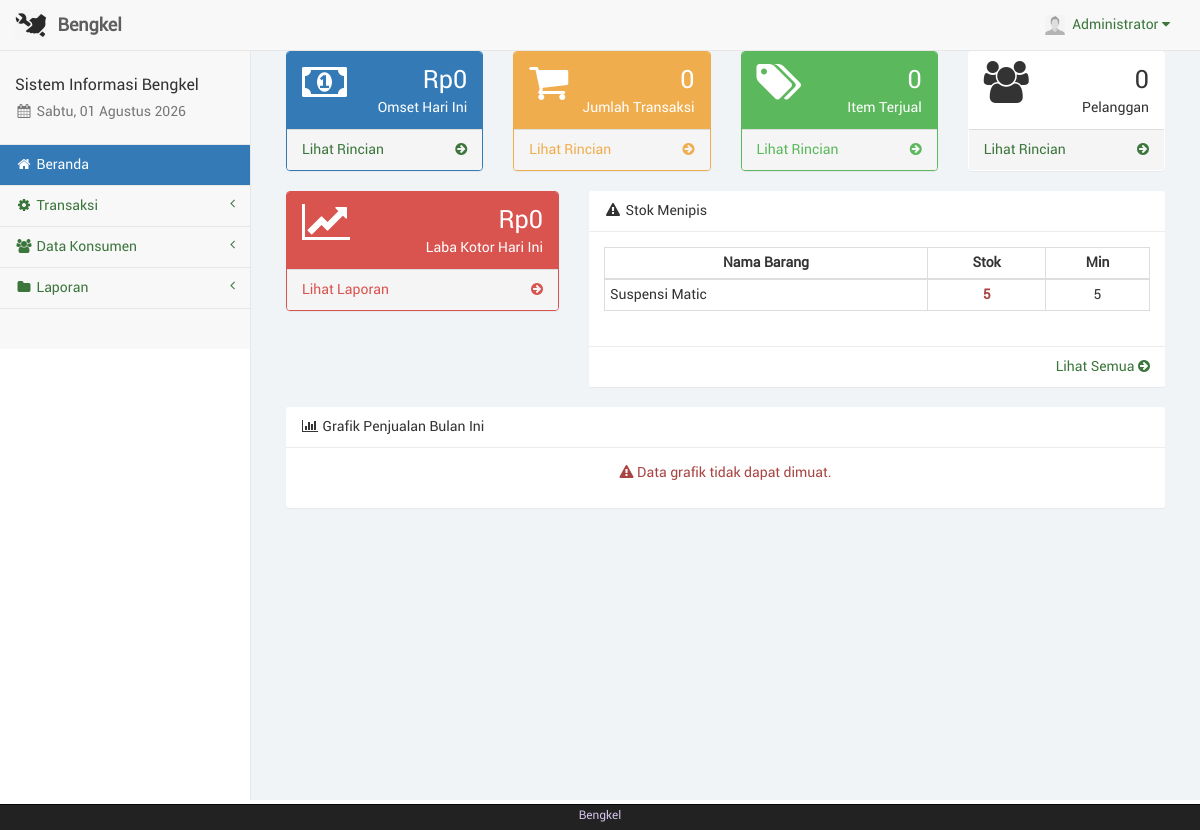
Screenshot of /index.php?login=success (signed in) with the database file from the repository.
### tables this page shows
CREATE TABLE IF NOT EXISTS `barangjasa` (
  `id_brg` int(11) NOT NULL,
  `nama` varchar(100) NOT NULL,
  `jenis` varchar(20) NOT NULL,
  `stok` varchar(10) NOT NULL,
  `harga` varchar(20) NOT NULL,
  `keterangan` text NOT NULL,
  `id_adm` int(11) NOT NULL
);

### sess_check.php (called while the page is built, shortened)
<?php
	$chk_sess = isset($_SESSION['admin']) ? (int)$_SESSION['admin'] : 0;
	include("dist/config/koneksi.php");
	$sql_sess = "SELECT * FROM admin WHERE id_adm='$chk_sess'";
	$ress_sess = mysqli_query($conn, $sql_sess);
	$row_sess = mysqli_fetch_array($ress_sess);
	$sess_admname = $row_sess['nama_adm'];
	$sess_admfoto = $row_sess['foto_adm'];
?>

### dist/function/format_rupiah.php (called while the page is built, shortened)
<?php
	function format_rupiah($rp) {
		$jumlah = number_format($rp, 0, ",", ".");
		$rupiah = "Rp". $jumlah;
		return $rupiah;
	}
?>

### index.php (the view, shortened to what this page needs)
<?php
	include("sess_check.php");
	include("dist/function/format_rupiah.php");
	$sql_stats = "SELECT COUNT(id_trx) AS jml_trx, COALESCE(SUM(total),0) AS omset
	              FROM trx WHERE tgl_trx = CURDATE() AND status_bayar != 'Batal'";
	$res_stats  = mysqli_query($conn, $sql_stats);
	$jml_trx    = 0;
	$omset      = 0;
	if ($res_stats) {
		$row_stats = mysqli_fetch_assoc($res_stats);
		$jml_trx   = (int)$row_stats['jml_trx'];
		$omset     = (float)$row_stats['omset'];
	}
	$sql_items    = "SELECT COALESCE(SUM(td.jml),0) AS item_terjual
	                 FROM trx_detail td JOIN trx t ON td.id_trx = t.id_trx
	                 WHERE t.tgl_trx = CURDATE() AND t.status_bayar != 'Batal'";
	$res_items    = mysqli_query($conn, $sql_items);
	$item_terjual = 0;
	if ($res_items) {
		$row_items    = mysqli_fetch_assoc($res_items);
		$item_terjual = (int)$row_items['item_terjual'];
	}
	$sql_pelanggan   = "SELECT COUNT(DISTINCT id_kon) AS pelanggan_unik
	                    FROM trx WHERE tgl_trx = CURDATE()
	                    AND id_kon != 0 AND status_bayar != 'Batal'";
	$res_pelanggan   = mysqli_query($conn, $sql_pelanggan);
	$pelanggan_unik  = 0;
	if ($res_pelanggan) {
		$row_pelanggan  = mysqli_fetch_assoc($res_pelanggan);
		$pelanggan_unik = (int)$row_pelanggan['pelanggan_unik'];
	}
	$sql_laba = "SELECT COALESCE(SUM(td.subtotal),0) - COALESCE(SUM(td.harga_modal_snap * td.jml),0) AS laba_kotor
	             FROM trx_detail td JOIN trx t ON td.id_trx = t.id_trx
	             WHERE t.tgl_trx = CURDATE() AND t.status_bayar != 'Batal'";
	@$res_laba = mysqli_query($conn, $sql_laba);
	$laba_kotor = 0;
	if ($res_laba) {
		$row_laba   = mysqli_fetch_assoc($res_laba);
		$laba_kotor = (float)$row_laba['laba_kotor'];
	}
	$sql_stok   = "SELECT nama, stok, stok_min FROM barangjasa
	               WHERE jenis='barang' AND CAST(stok AS UNSIGNED) <= stok_min
	               ORDER BY CAST(stok AS UNSIGNED) ASC LIMIT 5";
	@$res_stok  = mysqli_query($conn, $sql_stok);
	$show_stok  = ($res_stok !== false);
	$pagedesc = "Beranda";
	include("layout_top.php");
?>
<div id="page-wrapper">
	<div class="container-fluid">
		<div class="row">
			<div class="col-lg-3 col-md-6">
				<div class="panel panel-primary">
					<div class="panel-heading">
						<div class="row">
							<div class="col-xs-3">
								<i class="fa fa-money fa-3x"></i>
							</div>
							<div class="col-xs-9 text-right">
								<div class="huge"><?php echo format_rupiah($omset); ?></div>
								<div>Omset Hari Ini</div>
							</div>
						</div>
					</div>
					<a href="trx.php">
						<div class="panel-footer">
							<span class="pull-left">Lihat Rincian</span>
							<span class="pull-right"><i class="fa fa-arrow-circle-right"></i></span>
							<div class="clearfix"></div>
						</div>
					</a>
				</div>
			</div>
			<div class="col-lg-3 col-md-6">
				<div class="panel panel-yellow">
					<div class="panel-heading">
						<div class="row">
							<div class="col-xs-3">
								<i class="fa fa-shopping-cart fa-3x"></i>
							</div>
							<div class="col-xs-9 text-right">
								<div class="huge"><?php echo $jml_trx; ?></div>
								<div>Jumlah Transaksi</div>
							</div>
						</div>
					</div>
					<a href="trx.php">
						<div class="panel-footer">
							<span class="pull-left">Lihat Rincian</span>
							<span class="pull-right"><i class="fa fa-arrow-circle-right"></i></span>
							<div class="clearfix"></div>
						</div>
					</a>
				</div>
			</div>
			<div class="col-lg-3 col-md-6">
				<div class="panel panel-green">
					<div class="panel-heading">
						<div class="row">
							<div class="col-xs-3">
								<i class="fa fa-tags fa-3x"></i>
							</div>
							<div class="col-xs-9 text-right">
								<div class="huge"><?php echo $item_terjual; ?></div>
								<div>Item Terjual</div>
							</div>
						</div>
					</div>
					<a href="trx.php">
						<div class="panel-footer">
							<span class="pull-left">Lihat Rincian</span>
							<span class="pull-right"><i class="fa fa-arrow-circle-right"></i></span>
							<div class="clearfix"></div>
						</div>
					</a>
				</div>
			</div>
			<div class="col-lg-3 col-md-6">
				<div class="panel panel-teal">
					<div class="panel-heading">
						<div class="row">
							<div class="col-xs-3">
								<i class="fa fa-users fa-3x"></i>
							</div>
							<div class="col-xs-9 text-right">
								<div class="huge"><?php echo $pelanggan_unik; ?></div>
								<div>Pelanggan</div>
							</div>
						</div>
					</div>
					<a href="konsumen.php">
						<div class="panel-footer">
							<span class="pull-left">Lihat Rincian</span>
							<span class="pull-right"><i class="fa fa-arrow-circle-right"></i></span>
							<div class="clearfix"></div>
						</div>
					</a>
				</div>
			</div>
		</div>
		<div class="row">
			<div class="col-lg-4 col-md-6">
				<div class="panel <?php echo ($laba_kotor > 0) ? 'panel-green' : 'panel-red'; ?>">
					<div class="panel-heading">
						<div class="row">
							<div class="col-xs-3">
								<i class="fa fa-line-chart fa-3x"></i>
							</div>
							<div class="col-xs-9 text-right">
								<div class="huge"><?php echo format_rupiah($laba_kotor); ?></div>
								<div>Laba Kotor Hari Ini</div>
							</div>
						</div>
					</div>
					<a href="laporan.php">
						<div class="panel-footer">
							<span class="pull-left">Lihat Laporan</span>
							<span class="pull-right"><i class="fa fa-arrow-circle-right"></i></span>
							<div class="clearfix"></div>
						</div>
					</a>
				</div>
			</div>
			<?php if ($show_stok): ?>
			<div class="col-lg-8 col-md-12">
				<div class="panel panel-default">
					<div class="panel-heading">
						<i class="fa fa-exclamation-triangle fa-fw"></i> Stok Menipis
					</div>
					<div class="panel-body">
						<?php
						$stok_rows = [];
						while ($row = mysqli_fetch_assoc($res_stok)) {
							$stok_rows[] = $row;
						}
						if (count($stok_rows) === 0):
						?>
						<p class="text-muted text-center">Tidak ada barang dengan stok menipis.</p>
						<?php else: ?>
						<div class="table-responsive">
							<table class="table table-bordered table-hover table-condensed">
								<thead>
									<tr>
										<th>Nama Barang</th>
										<th class="text-center">Stok</th>
										<th class="text-center">Min</th>
									</tr>
								</thead>
								<tbody>
									<?php foreach ($stok_rows as $stok_row): ?>
									<tr>
										<td><?php echo htmlspecialchars($stok_row['nama']); ?></td>
										<td class="text-center text-danger"><strong><?php echo htmlspecialchars($stok_row['stok']); ?></strong></td>
										<td class="text-center"><?php echo htmlspecialchars($stok_row['stok_min']); ?></td>
									</tr>
									<?php endforeach; ?>
								</tbody>
							</table>
						</div>
						<?php endif; ?>
					</div>
					<div class="panel-footer text-right">
						<a href="barang.php">Lihat Semua <i class="fa fa-arrow-circle-right"></i></a>
					</div>
				</div>
			</div>
			<?php endif; ?>
		</div>
		<div class="row">
			<div class="col-lg-12">
				<div class="panel panel-default">
					<div class="panel-heading">
						<i class="fa fa-bar-chart fa-fw"></i> Grafik Penjualan Bulan Ini
					</div>
					<div class="panel-body">
						<div id="chart-container">
						</div>
					</div>
				</div>
			</div>
		</div>
	</div>
</div>
<?php
	include("layout_bottom.php");
?>

### layout_top.php (shortened to what this page needs)
<?php
	$haries = array("Sunday" => "Minggu", "Monday" => "Senin", "Tuesday" => "Selasa", "Wednesday" => "Rabu", "Thursday" => "Kamis", "Friday" => "Jum'at", "Saturday" => "Sabtu");
	$bulans = array("", "Januari", "Februari", "Maret", "April", "Mei", "Juni", "Juli", "Agustus", "September", "Oktober", "November", "Desember");
	$hari_ini = $haries[date("l")];
	$bulan_ini = $bulans[date("n")];
	$tanggal = date("d");
	$tahun = date("Y");
?>
<!DOCTYPE html>
<html lang="en">
<head>
	<link href="libs/bootstrap/dist/css/bootstrap.min.css" rel="stylesheet">
	<link href="libs/metisMenu/dist/metisMenu.min.css" rel="stylesheet">
    <link href="libs/datatables-plugins/integration/bootstrap/3/dataTables.bootstrap.css" rel="stylesheet">
    <link href="libs/datatables-responsive/css/dataTables.responsive.css" rel="stylesheet">
	<link href="dist/css/sb-admin-2.css" rel="stylesheet">
	<link href="dist/css/offline-font.css" rel="stylesheet">
	<link href="dist/css/custom.css" rel="stylesheet">
	<link href="libs/font-awesome/css/font-awesome.min.css" rel="stylesheet" type="text/css">
</head>
<body>
    <div id="wrapper">
        <nav class="navbar navbar-default navbar-static-top" role="navigation" style="margin-bottom: 0">
            <div class="navbar-header">
				<a class="navbar-brand hidden-xs" href="index.php">
					<img src="foto/logo.png" alt="brand" width="32" class="float-left image-brand">
					<div class="float-right">&nbsp;<strong>Bengkel</strong></div>
				</a>
			</div>
            <ul class="nav navbar-top-links navbar-right">
				<li class="dropdown dropdown-right">
					<a class="dropdown-toggle" data-toggle="dropdown" href="#">
						<img src="../foto/<?php echo $sess_admfoto;?>" width="20px" height="20px" padding="0px">&nbsp;&nbsp;<?php echo ucfirst($sess_admname); ?>&nbsp;<i class="fa fa-caret-down"></i>
					</a>
				</li>
			</ul>
            <div class="navbar-default sidebar" role="navigation">
                <div class="sidebar-nav navbar-collapse">
                    <ul class="nav" id="side-menu">
                        <li class="sidebar-search">
							<h4>Sistem Informasi Bengkel</h4>
							<h5 class="text-muted"><i class="fa fa-calendar fa-fw"></i>&nbsp;<?php echo $hari_ini.", ".$tanggal." ".$bulan_ini." ".$tahun ?></h5>
						</li>
						<?php
							if($pagedesc == "Beranda") {
								echo '<li><a href="index.php" class="active"><i class="fa fa-home fa-fw"></i>&nbsp;Beranda</a></li>';
							}
							else {
								echo '<li><a href="index.php"><i class="fa fa-home fa-fw"></i>&nbsp;Beranda</a></li>';
							}
							if(isset($menuparent) && $menuparent == "transaksi") {
								echo '<li class="active">';
							}
							else {
								echo '<li>';
							}
						?>
							<a href="#"><i class="fa fa-gear fa-fw"></i>&nbsp;Transaksi<span class="fa arrow"></span></a>
						</li>
						<?php
							if(isset($menuparent) && $menuparent == "konsumen") {
								echo '<li class="active">';
							}
							else {
								echo '<li>';
							}
						?>
							<a href="#"><i class="fa fa-group fa-fw"></i>&nbsp;Data Konsumen<span class="fa arrow"></span></a>
						<?php
							if(isset($menuparent) && $menuparent == "laporan") {
								echo '<li class="active">';
							}
							else {
								echo '<li>';
							}
						?>
							<a href="#"><i class="fa fa-folder fa-fw"></i>&nbsp;Laporan<span class="fa arrow"></span></a>
						</li>
	                </ul>
                </div>
            </div>
        </nav>

### rows the page displays
barangjasa: nama "Suspensi Matic", stok "5", stok_min "5"

### other values shown
$sess_admname "Administrator"
format_rupiah($omset) "Rp0"
$jml_trx "0"
$item_terjual "0"
$pelanggan_unik "0"
format_rupiah($laba_kotor) "Rp0"
